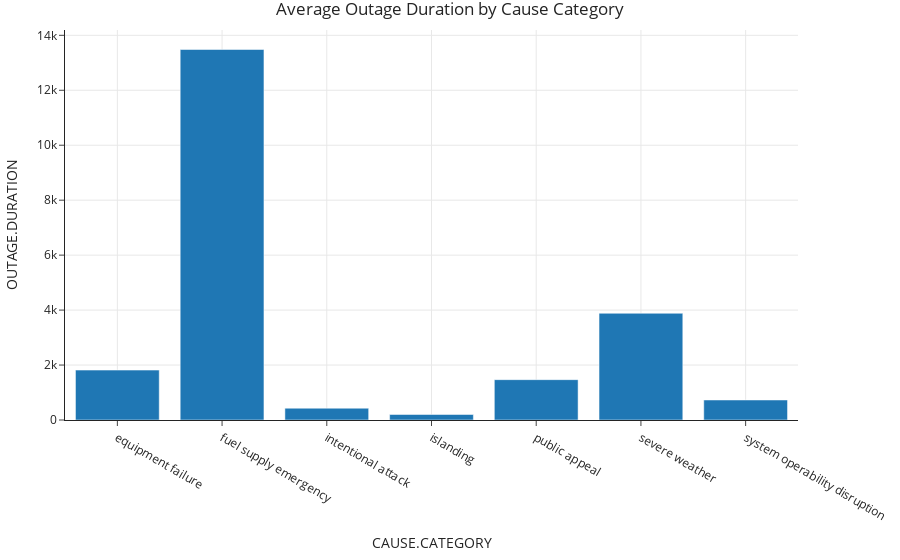

The code cell stored with this chart in its notebook:
### Code cell
fig1 = px.bar(
    outages_grouped, 
    x="CAUSE.CATEGORY", 
    y="OUTAGE.DURATION", 
    title="Average Outage Duration by Cause Category"
)
fig1.show()

### Figure 1 — Plotly figure (JSON) as saved in the notebook; plotly's stock layout.template omitted (floating-point values rounded to 4 significant figures)
{"data": [{"alignmentgroup": "True", "hovertemplate": "CAUSE.CATEGORY=%{x}<br>OUTAGE.DURATION=%{y}<extra></extra>", "legendgroup": "", "marker": {"color": "#1F77B4", "pattern": {"shape": ""}}, "name": "", "offsetgroup": "", "orientation": "v", "showlegend": false, "textposition": "auto", "type": "bar", "x": ["equipment failure", "fuel supply emergency", "intentional attack", "islanding", "public appeal", "severe weather", "system operability disruption"], "xaxis": "x", "y": [1817.0, 13480.0, 430.0, 200.5, 1468.0, 3884.0, 728.9], "yaxis": "y"}], "layout": {"barmode": "relative", "legend": {"tracegroupgap": 0}, "title": {"text": "Average Outage Duration by Cause Category"}, "xaxis": {"anchor": "y", "domain": [0, 1], "title": {"text": "CAUSE.CATEGORY"}}, "yaxis": {"anchor": "x", "domain": [0, 1], "title": {"text": "OUTAGE.DURATION"}}}}
